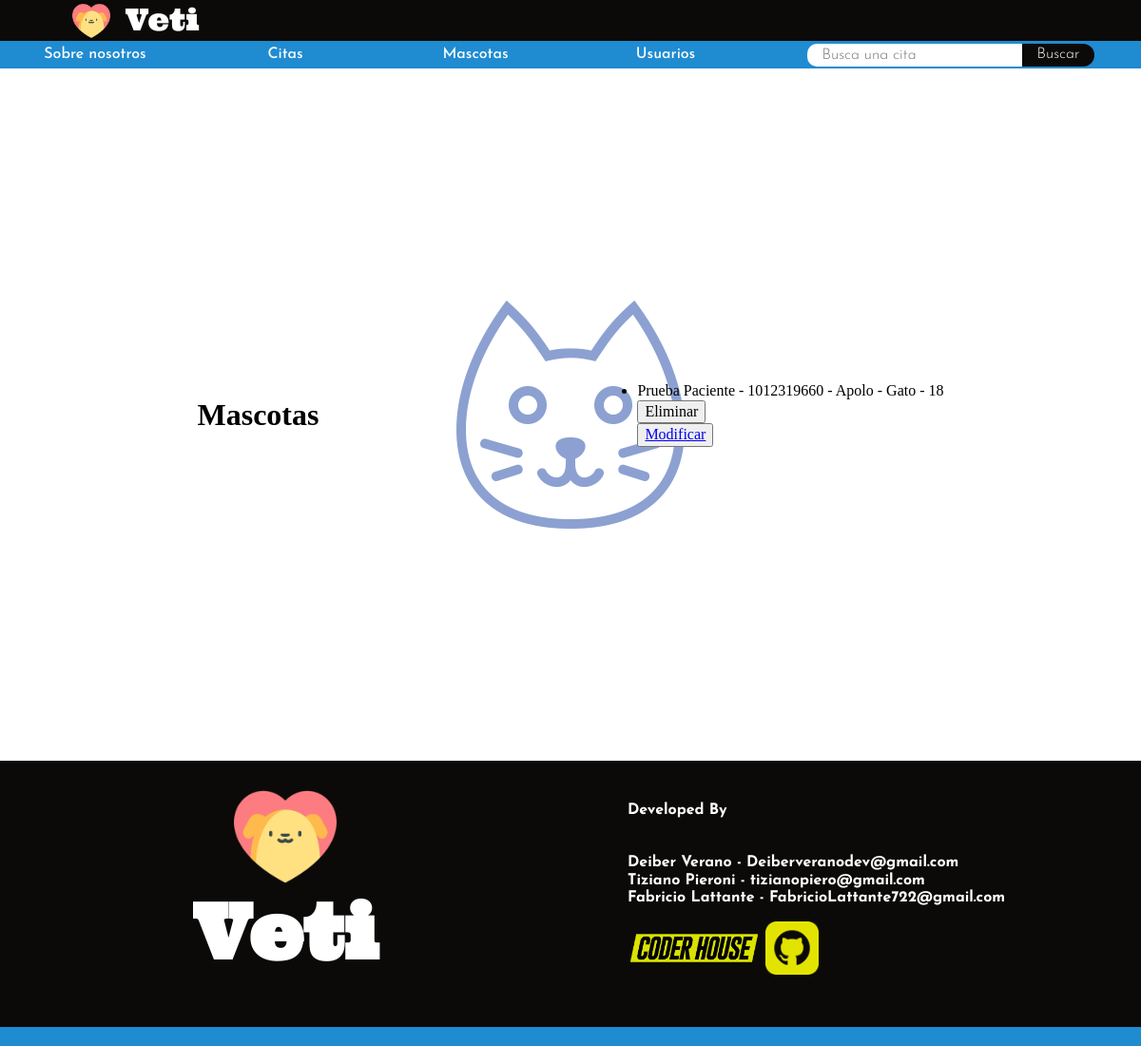
The page /veti/leer_mascotas/ on the database as committed earlier.
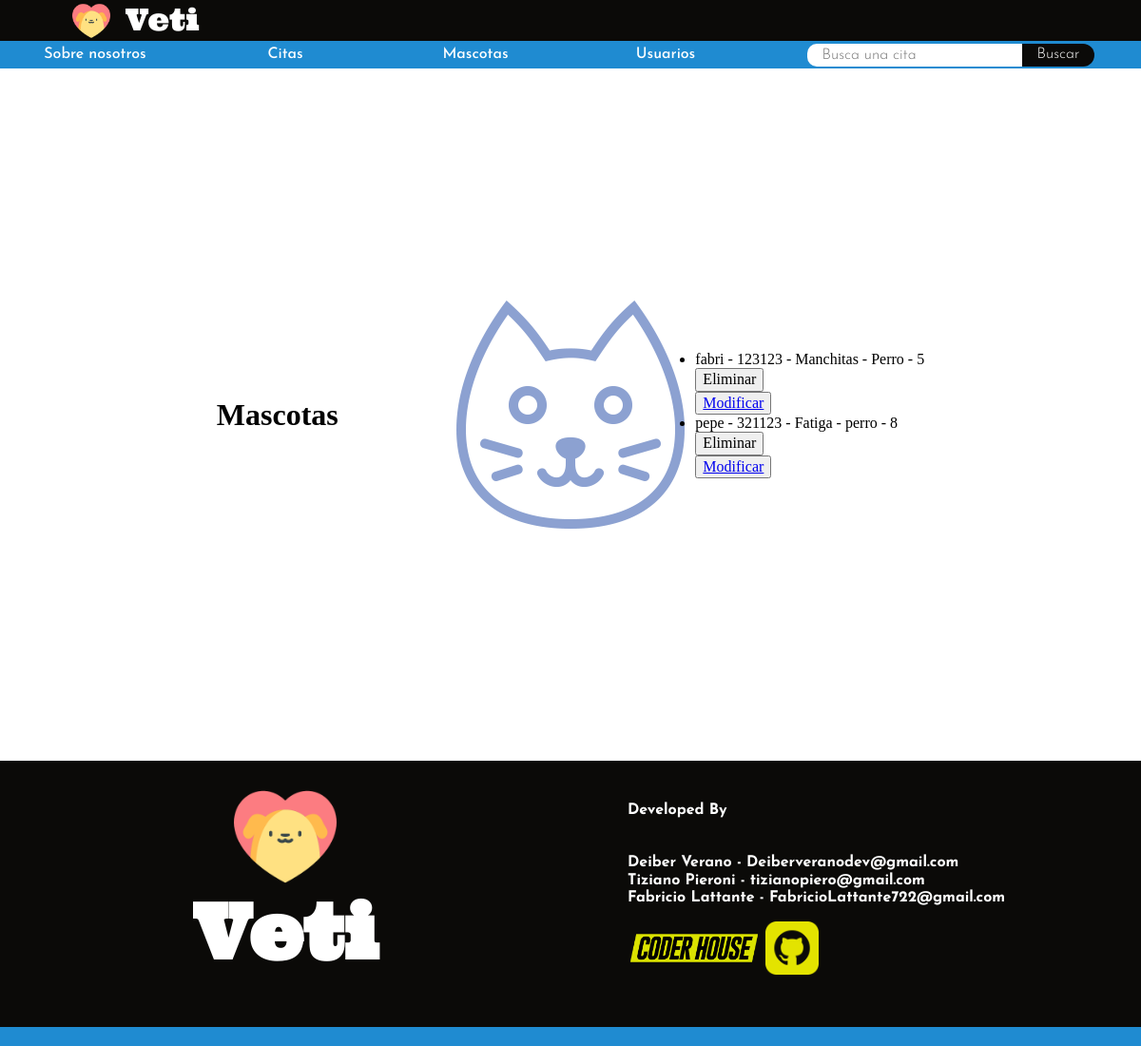
The same page on the database as committed later.
### citas_usuarios/models.py (models this page shows)
class Mascota(models.Model):
    amo = models.ForeignKey(Persona,on_delete=models.CASCADE)
    nombre = models.CharField(max_length=20)
    tipo_animal = models.CharField(max_length=50)
    edad = models.IntegerField()
    def __str__(self):
        return f'{self.amo} - {self.nombre} - {self.tipo_animal} - {self.edad}'

class Persona(models.Model):
    cedula = models.IntegerField(primary_key=True)
    nombre = models.CharField(max_length=30)
    edad = models.IntegerField()
    rol = models.ForeignKey(Rol, on_delete=models.CASCADE)
    def __str__(self):
        return f'{self.nombre} - {self.cedula}'

### citas_usuarios/views.py (the view)
# urls.py: path('leer_mascotas/', leermascotas, name='leermascotas'),
def leermascotas(request):
    mascotas = Mascota.objects.all()
    contexto = {"mascotas": mascotas}
    return render(request, "lista_mascotas.html", contexto)

### citas_usuarios/templates/lista_mascotas.html
{% extends 'base.html' %}
{% load static %}
{% block bloqueSeccion %}
<h1>Mascotas</h1>
<ul>
    {% for m in mascotas %}
    <li>{{m}}</li>
    <div>
        <form action="{% url 'elimina_mascota' m.id %}" method="POST">{% csrf_token %}
           <button type="submit">Eliminar</button>
       </form>
       <button>
        <a href="{% url 'modifica_mascota' m.id %}">Modificar</a>
       </button>
   </div>
    {% endfor %}
</ul>
{% endblock bloqueSeccion %}

### citas_usuarios/templates/base.html (shortened to what this page needs)
<!DOCTYPE html>
<html lang="en">
<head>
    {% load static %}
    <link rel="stylesheet" href="{% static 'css/normalize.css' %}">
    <link rel="stylesheet" href="{% static 'css/styles.css' %}">
</head>
<body>
    <header>
        <div id="header_container_tittle">
            <img src="{% static 'img/logoveti.png' %}" alt="logo">
            <h1>Veti</h1>
        </div>
        <nav id="barra_navegacion">
            <a href="{% url 'inicio' %}">Sobre nosotros</a>
            <a href="{% url 'citas' %}">Citas</a>
            <a href="{% url 'mascotas' %}">Mascotas</a>
            <a href="{% url 'usuarios' %}">Usuarios</a>
            <form action="">
                <input type="text" id="header_input_busqueda_citas" placeholder="Busca una cita">
                <input type="submit" value="Buscar" id="hacer_busqueda_submit">
            </form>
        </nav>
    </header>
    <section id="veti_container">
        <div  id="veti_container_interno">
            {% block bloqueSeccion %}
            {% endblock bloqueSeccion %}
        </div>
    </section>
    <footer>
        <div class="columna_footer" id="footer_tittlediv">
            <img src="{% static 'img/logoveti.png' %}" alt="logo">
            <p>Veti</p>
        </div>
        <div class="columna_footer">
            <h4>Developed By</h4>
            <p>
                Deiber Verano - Deiberveranodev@gmail.com<br>
                Tiziano Pieroni - tizianopiero@gmail.com<br>
                Fabricio Lattante - FabricioLattante722@gmail.com<br>
            </p>
            <div>
                <a href=""><img id="coderhouse-img" src="{% static 'img/coderhouse-logo.png' %}" alt="CoderHouse"></a>
                <a href=""><img id="github-img" src="{% static 'img/githublogo.png' %}" alt="GitHub"></a>
            </div>
    </footer>
</body>
</html>

### citas_usuarios/static/css/styles.css (style rules this page uses)
html { width: 100%; height: 100vh; }
body { width: 100%; height: 100vh; }
:root { --color1: #1f8bd1; --color2: #20abd9; --color3: #4fdadf; --color4: #b4edeb; --color5: #f4efed; --color6: #0b0a08 }
header { width: 100%; height: 9vh; background-color: var(--color6); color: white; display: flex; flex-direction: column; justify-content: center; align-items: center; }
#header_container_tittle { width: 90%; height: 60%; margin: auto; font-family: vetitittle; display: flex; align-items: center; }
#header_container_tittle h1 { margin: 0; font-weight: lighter; }
#header_container_tittle img { width: 5vh; padding: 0 2vh; }
#barra_navegacion { height: 40%; width: 100%; background-color: var(--color1); display: flex; align-items: center; }
#barra_navegacion a { flex: 1; text-decoration: none; color: white; text-align: center; font-family: Josefin-Medium; }
#barra_navegacion form { flex: 2; display: flex; justify-content: center; align-items: center; font-family: Josefin-Light; }
#header_input_busqueda_citas { padding: 0 1em; border-radius: 10px 0 0 10px; border: none; height: 1.5em; }
#hacer_busqueda_submit { padding: 0 1em; border: none; height: 1.5em; background-color: var(--color6); color: white; cursor: pointer; border-radius: 0 30px 30px 0; }
footer { height: 35vh; width: 100%; display: flex; align-items: flex-start; justify-content: space-around; position: relative; bottom: 0; background-color: var(--color6); color: white; border-bottom: var(--color1) 20px solid; }
.columna_footer { width: 40%; height: 90%; display: flex; flex-direction: column; justify-content: center; align-items: flex-start; font-family: Josefin-Bold; }
#footer_tittlediv { align-items: center; }
#footer_tittlediv img { width: 9vw; }
#footer_tittlediv p { margin: 0; font-size: 5em; font-family: vetitittle; font-weight: bolder; }
#github-img { height: 7vh; }
#coderhouse-img { height: 7vh; }
#veti_container { width: 100%; height: 91vh; background-image: url("../img/iconmonstr-cat-2-240.png"); background-position: center; background-repeat: no-repeat; }
#veti_container_interno { width: 90%; height: 100%; display: flex; justify-content: space-around; align-items: center; margin: auto; }

Rows that differ between the two databases and show on the page:
removed Mascota: amo+nombre+tipo_animal "Prueba Paciente - 1012319660 - Apolo - Gato - 18"
added Mascota: amo+nombre+tipo_animal "fabri - 123123 - Manchitas - Perro - 5"
added Mascota: amo+nombre+tipo_animal "pepe - 321123 - Fatiga - perro - 8"
